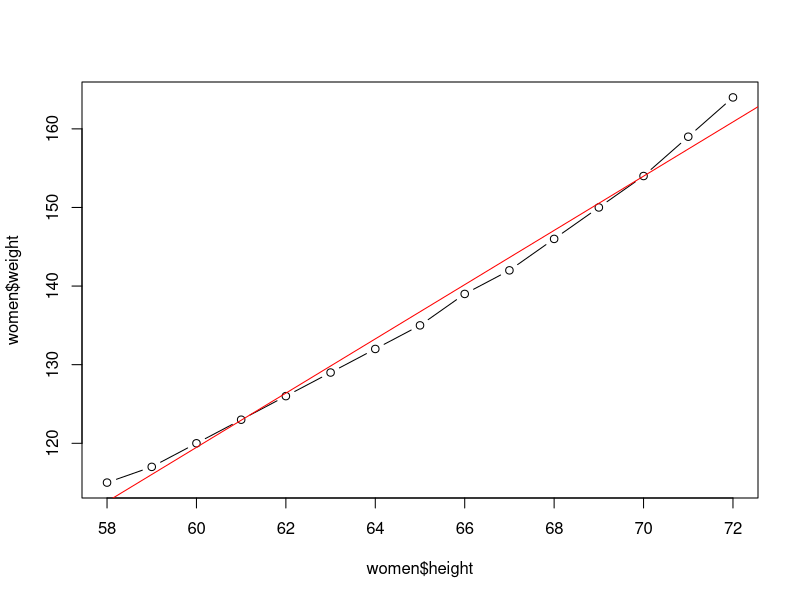

R code for this plot:
data(women)
women
names(women)
str(women)



cov(women$height,women$weight)
cor(women$height,women$weight)
plot(x=women$height,y=women$weight, type='b')
abline(lm(weight~height, data=women), col='red')
names(women)

fit1=lm(weight~height,data=women)
summary(fit1)
attributes(fit1)
coef(fit1)
range(women$height)
range(women$weight)
#prediction for height =65,66
(new1=data.frame(height=c(71,66.9)))
new1
(p1=predict(fit1,newdata = new1))
cbind(new1,p1)
